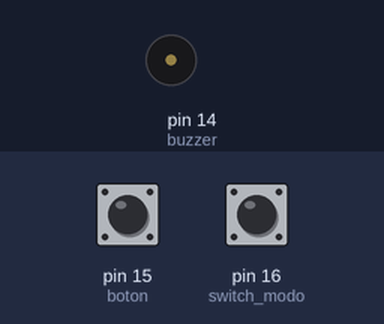
This program was run on a simulated MicroPython board. Parts: buzzer (waves = sounding, pin HIGH). Inputs (shaded band) come from the test bench; at power-on: pin 15 (boton) LOW, pin 16 (switch_modo) LOW. Pins used as bus, display or sensor lines are not drawn; what the program prints to the serial console is not drawn.

Above: at 1.3 s.
1.4 s: pin 15 (boton) pulled HIGH for 0.15 s
At 1.47 s:
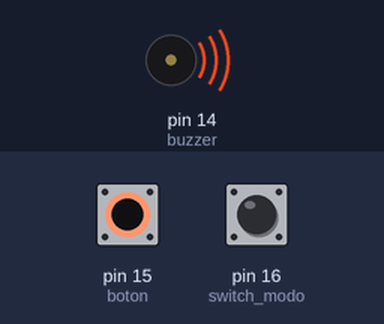
6.1 s: pin 15 (boton) pulled HIGH for 3.2 s
At 10.2 s:
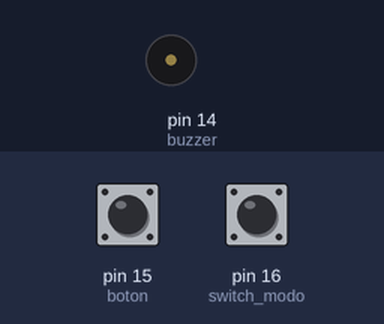
11.4 s: pin 15 (boton) pulsed HIGH 2 times (0.12 s each, 0.3 s apart)
At 11.76 s:
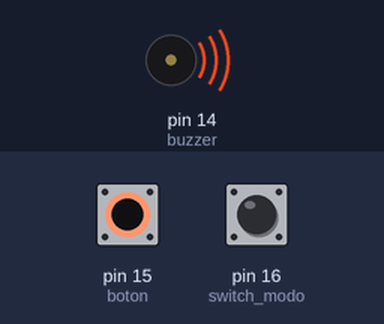
13.9 s: pin 15 (boton) pulsed HIGH 5 times (0.12 s each, 0.3 s apart)
At 16.7 s:
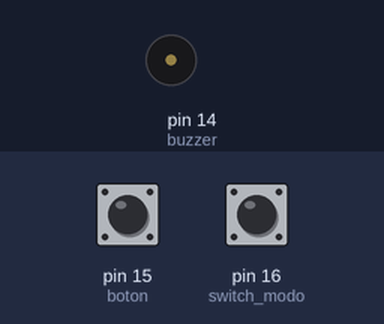
Timing chart, 0 to 18.2 s (numbered marks = the images above; inputs shaded):
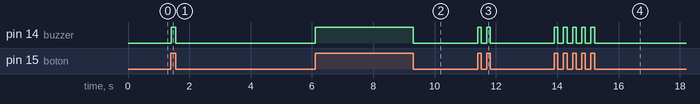

Measured:
- after the input at 1.4 s, pin 14 (buzzer): LOW → HIGH at once, → LOW 0.14 s later
- after the input at 6.1 s, pin 14 (buzzer): LOW → HIGH at once, → LOW 3.2 s later
- after the input at 11.4 s, pin 14 (buzzer): alternates HIGH for 0.12 s and LOW for 0.18 s, 4 changes in all, then stays LOW, starting at once
- after the input at 13.9 s, pin 14 (buzzer): alternates HIGH for 0.12 s and LOW for 0.18 s, 10 changes in all, then stays LOW, starting at once

The program:

mainMorse.py
```python
from machine import Pin
import time
import sys
import uselect

# -----------------------------------------------------
# Configuración para leer datos del puerto serial (PC)
# -----------------------------------------------------
poll = uselect.poll()
poll.register(sys.stdin, uselect.POLLIN)

# Esta función revisa si hay datos que llegan desde la PC
# Si hay un carácter disponible, lo devuelve; si no, entonces no devuelve nada
def leer_serial():
    if poll.poll(0):
        return sys.stdin.read(1)
    return None

# --------------------------------
# Pines
# --------------------------------
data = Pin(1, Pin.OUT)
clock = Pin(0, Pin.OUT)
boton = Pin(15, Pin.IN, Pin.PULL_DOWN)
buzzer = Pin(14, Pin.OUT)
switch_modo = Pin(16, Pin.IN, Pin.PULL_DOWN)

# --------------------------------
# Tiempo Morse
# --------------------------------
UNIDAD = 0.2   # Duración básica de un punto
UMBRAL = 0.4   # Límite para diferenciar punto de raya

# --------------------------------
# LEDs de la matriz
# --------------------------------
#Se asignan 3 pines para las tres filas
FILA1 = 13
FILA2 = 14
FILA3 = 15

# -----------------------------------------------------------
# Función que genera un pulso en el reloj
# Sirve para indicar al receptor cuándo debe leer el dato
# -----------------------------------------------------------
def pulso():
    clock.value(1)
    time.sleep_us(500)
    clock.value(0)
    time.sleep_us(500)

# ---------------------------------------------------------
# Función que envía un número de 16 bits a la matriz
# Recorre cada bit y lo sincroniza con un pulso de reloj
# ----------------------------------------------------------
def enviar_16bits(valor):
    for i in range(16):
        bit = (valor >> (15 - i)) & 1
        data.value(bit)
        pulso()

# --------------------------------
# Función apaga todos los LEDs.
# --------------------------------
def apagar():
    enviar_16bits(0)

# --------------------------------
# Diccionario que mapea letras/números a posiciones en la matriz
# Cada letra se representa con una columna y una fila
# --------------------------------
mapa = {
     # fila 1
    'A': (0, FILA1),
    'C': (1, FILA1),
    'E': (2, FILA1),
    'G': (3, FILA1),
    'I': (4, FILA1),
    'K': (5, FILA1),
    'M': (6, FILA1),
    'O': (7, FILA1),
    'Q': (8, FILA1),
    'S': (9, FILA1),
    'U': (10, FILA1),
    'W': (11, FILA1),
    'Y': (12, FILA1),

    # fila 2
    'B': (0, FILA2),
    'D': (1, FILA2),
    'F': (2, FILA2),
    'H': (3, FILA2),
    'J': (4, FILA2),
    'L': (5, FILA2),
    'N': (6, FILA2),
    'P': (7, FILA2),
    'R': (8, FILA2),
    'T': (9, FILA2),
    'V': (10, FILA2),
    'X': (11, FILA2),
    'Z': (12, FILA2),

    # fila 3
    '0': (0, FILA3),
    '1': (1, FILA3),
    '2': (2, FILA3),
    '3': (3, FILA3),
    '4': (4, FILA3),
    '5': (5, FILA3),
    '6': (6, FILA3),
    '7': (7, FILA3),
    '8': (8, FILA3),
    '9': (9, FILA3),
    '-': (10, FILA3),
    '+': (12, FILA3)
}

# ---------------------------------------------------------------------------------
# Función que muestra una letra en la matriz
# Busca la letra en el mapa y enciende la columna y la fila donde se encuentra
# ---------------------------------------------------------------------------------
def mostrar(letra):
    apagar()
    letra = letra.upper()
    if letra in mapa:
        columna, fila = mapa[letra]
        valor = 0
        valor |= (1 << columna)   # Enciende la columna
        valor |= (1 << fila)      # Enciende la fila
        enviar_16bits(valor)

# ---------------------------------------------------------------
# Función que muestra una palabra completa-
# Va letra por letra, con una pausa de 1 segundo entre cada una.}
# ---------------------------------------------------------------
def mostrar_palabra(texto):
    apagar()
    texto = texto.upper()
    for letra in texto:
        print("Mostrando:", letra)
        mostrar(letra)
        time.sleep(1)
        apagar()
    apagar()

# --------------------------------
# Diccionario Morse.
# --------------------------------
morse = {
    'A': '.-',   'B': '-...', 'C': '-.-.', 'D': '-..',
    'E': '.',    'F': '..-.', 'G': '--.',  'H': '....',
    'I': '..',   'J': '.---', 'K': '-.-',  'L': '.-..',
    'M': '--',   'N': '-.',   'O': '---',  'P': '.--.',
    'Q': '--.-', 'R': '.-.',  'S': '...',  'T': '-',
    'U': '..-',  'V': '...-', 'W': '.--',  'X': '-..-',
    'Y': '-.--', 'Z': '--..',

    '0': '-----',
    '1': '.----',
    '2': '..---',
    '3': '...--',
    '4': '....-',
    '5': '.....',
    '6': '-....',
    '7': '--...',
    '8': '---..',
    '9': '----.',

    ' ': '/',
    '+': '.-.-.',
    '-': '-....-'
}
morse_inv = {v:k for k,v in morse.items()}   # Diccionario se invierte para decodificar

# --------------------------------------------------------------------------
# Función que lee una letra en Morse usando el botón
# Si la pulsación es corta es un punto, si es larga entonces es raya
# Cuando hay una pausa larga, interpreta la secuencia y devuelve la letra
# -------------------------------------------------------------------------
def leer_letra():
    secuencia = ""
    while True:
        while boton.value() == 0:
            pass
        inicio = time.ticks_ms()
        buzzer.value(1)
        while boton.value() == 1:
            pass
        buzzer.value(0)
        duracion = (time.ticks_ms() - inicio) / 1000
        if duracion < UMBRAL:
            secuencia += '.'
            print(".", end="")
        else:
            secuencia += '-'
            print("-", end="")
        pausa_inicio = time.ticks_ms()
        while boton.value() == 0:
            pausa = (time.ticks_ms() - pausa_inicio) / 1000
            if pausa > UNIDAD * 3:
                letra = morse_inv.get(secuencia, "?")
                print(" ->", letra)
                mostrar(letra)
                return letra
# --------------------------------
# MAIN
# --------------------------------

# apagar LEDs al iniciar
data.value(0)
clock.value(0)
time.sleep(0.1)
apagar()

print("Sistema StrangerTEC listo")

ultimo_estado = -1

while True:

    # --------------------------------
    # 1. Cambio del switch
    # --------------------------------
    estado_actual = switch_modo.value()

    if estado_actual != ultimo_estado:

        if estado_actual == 0:

            print("SWITCH_OFF")
            print("Modo LOCAL activo")

        else:

            print("SWITCH_ON")
            print("Modo VERSUS activo - Botón bloqueado")

        ultimo_estado = estado_actual

    # --------------------------------
    # 2. Revisar mensajes desde PC
    # --------------------------------
    msg_pc = leer_serial()

    if msg_pc:

        print("RECIBIDO:", msg_pc)

        mostrar_palabra(msg_pc)

    # --------------------------------
    # 3. Leer botón SOLO en modo LOCAL
    # --------------------------------
    if estado_actual == 0:

        if boton.value() == 1:

            letra = leer_letra()

            if letra != "?":

                sys.stdout.write(letra + "\n")

    time.sleep(0.01)
```
